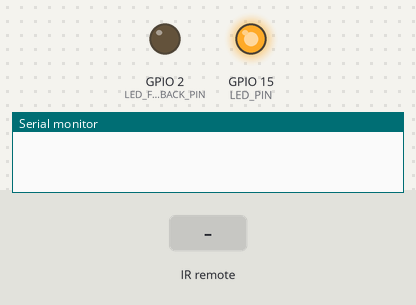
Bench run of a sketch on a simulated ESP32. On the bench: output pins drawn as LEDs (lit = HIGH), the last lines printed to the serial monitor. The inputs (shaded band) are chosen by the test bench.

Above: at 1.2 s.
1.3 s: infrared code 0x12 received
At 2.5 s:
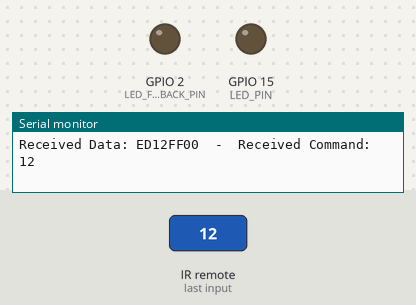
2.8 s: infrared code 0x12 received
At 3.9 s:
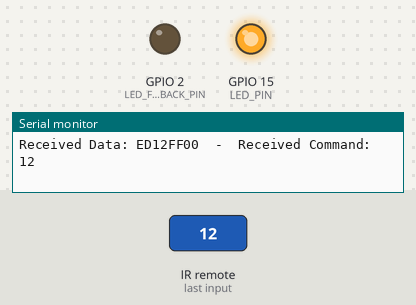
Timing chart, 0 to 5.8 s (numbered marks = the images above; inputs shaded):
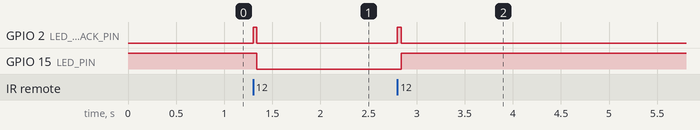

The sketch:

Ir_Receiver_Checker.ino
```cpp
#include <IRremote.hpp>

#define IR_RECEIVER_PIN      4                               // IR Receiver pin
#define LED_PIN              15
#define LED_FEEDBACK_PIN 2
int state=1;                             // ESP32 inboard pin

void setup()
{
    Serial.begin(115200);                                     // Start Serial Monitor
    IrReceiver.begin(IR_RECEIVER_PIN, ENABLE_LED_FEEDBACK);   // Start IR Receiver, Enable IRreceiver led
    pinMode(LED_PIN, OUTPUT);
    digitalWrite(LED_PIN, state);
     pinMode(LED_FEEDBACK_PIN, OUTPUT);
}

void loop()
{
    if (IrReceiver.decode())        // Check if there is a received code
    {
       digitalWrite(LED_FEEDBACK_PIN, HIGH);  // Turn LED on for feedback
        delay(40);                            // Visible duration
        digitalWrite(LED_FEEDBACK_PIN, LOW);


        Serial.print("Received Data: ");
        Serial.print(IrReceiver.decodedIRData.decodedRawData, HEX);  // Print Received code on Serial Monitor in Hexadecimal
        Serial.print("  -  Received Command: ");
        Serial.println(IrReceiver.decodedIRData.command, HEX);  // Print Received command on Serial Monitor in Hexadecimal

        if(IrReceiver.decodedIRData.command == 0x12){
          state=!state;     // if you press a button with command number '0'
          digitalWrite(LED_PIN, state);                       // Turn off the led
        }

        delay(500);
        IrReceiver.resume();       // Enable receiving of the next value
    }
}
```

Measured:
- after the input at 1.3 s, GPIO 2 (LED_FEEDBACK_PIN): LOW → HIGH at once, → LOW 0.04 s later; GPIO 15 (LED_PIN): HIGH → LOW at once
- after the input at 2.8 s, GPIO 2 (LED_FEEDBACK_PIN): LOW → HIGH at once, → LOW 0.04 s later; GPIO 15 (LED_PIN): LOW → HIGH at once
